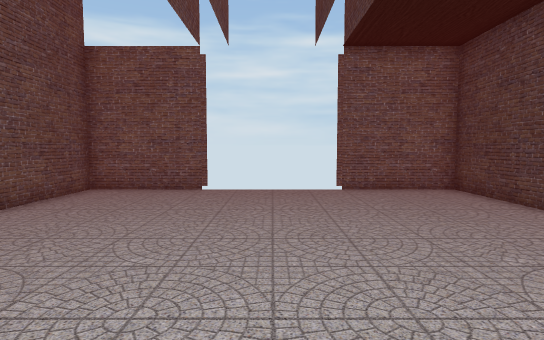
view 1 (above)

22 first-person views from a walk through a Unity game level. The camera is 1.5 m above the floor, tilts 4° down and sees 80° across. The floor is counted in squares, 1 m on a side. Each view is taken from the middle of a square. On the plan, view 1 faces up. The plan holds only what a view shows up to about 15 squares ahead; the rest is blank. The place goes on beyond the plan. The player character is not drawn. Some animated figures are not drawn.

view 2
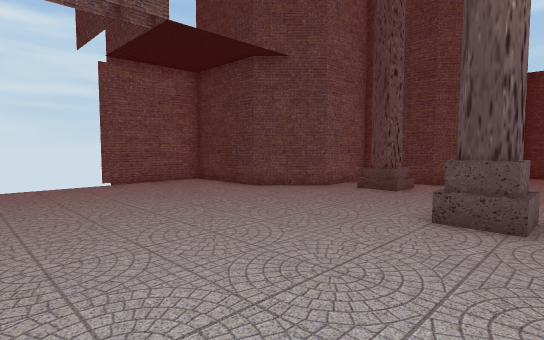

view 3
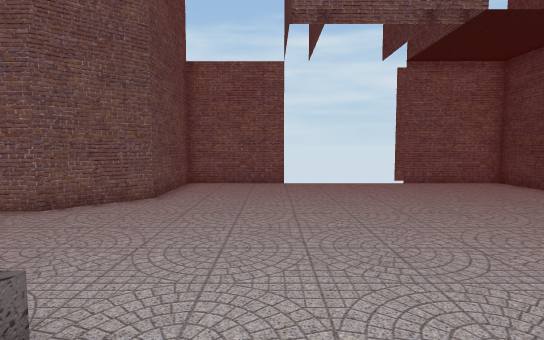

view 4
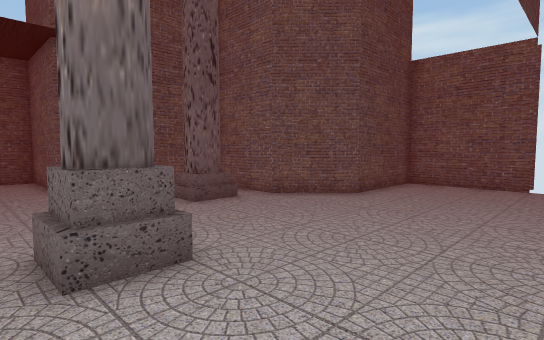

view 5
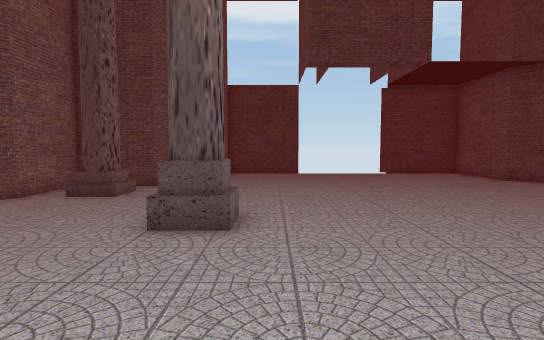

view 6
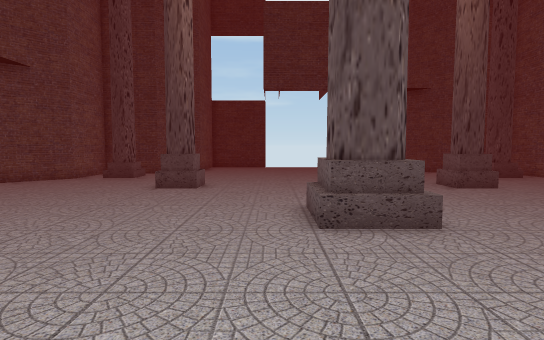

view 7
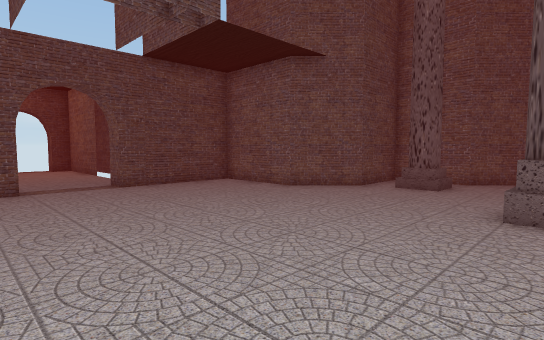

view 8
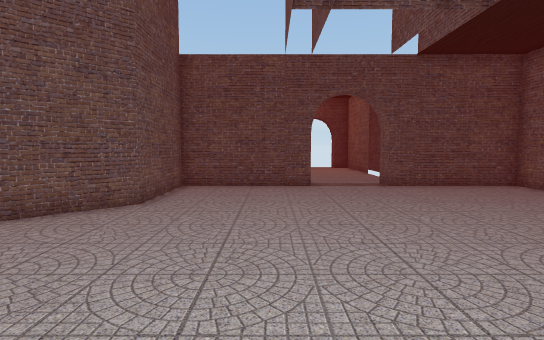

view 9
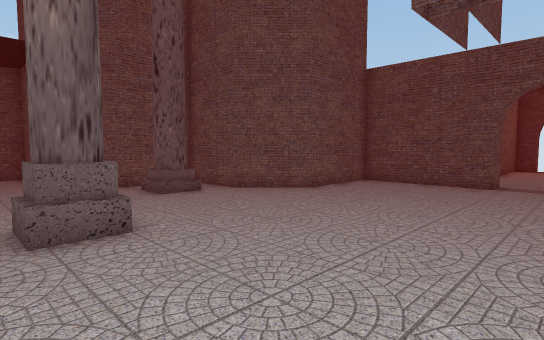

view 10
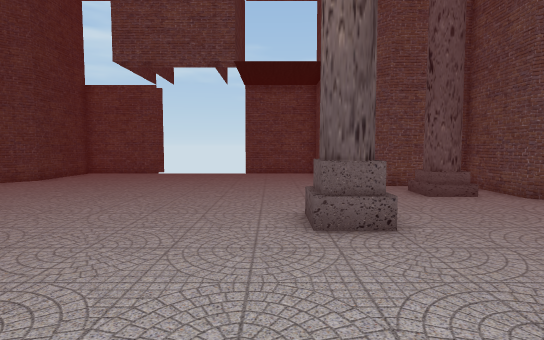

view 11
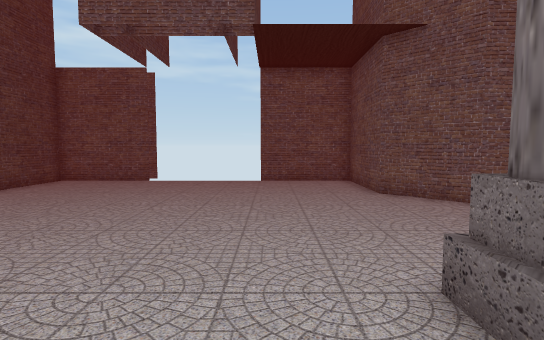

view 12
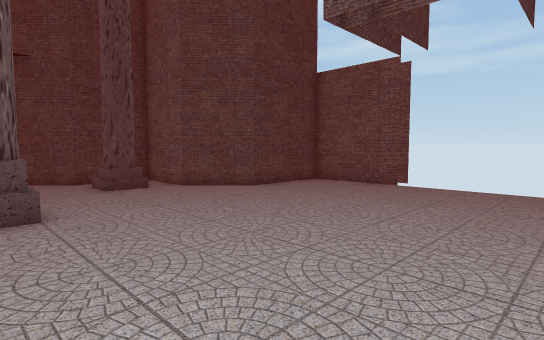

view 13
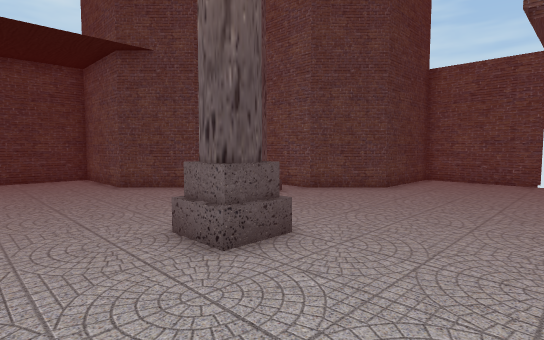

view 14
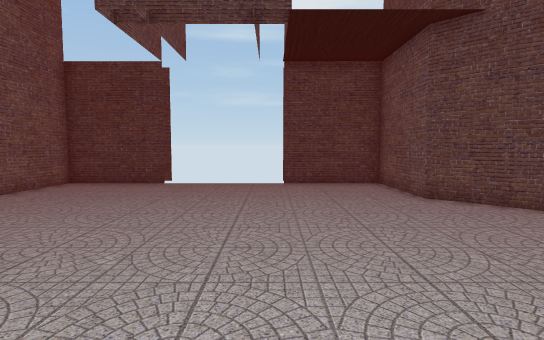

view 15
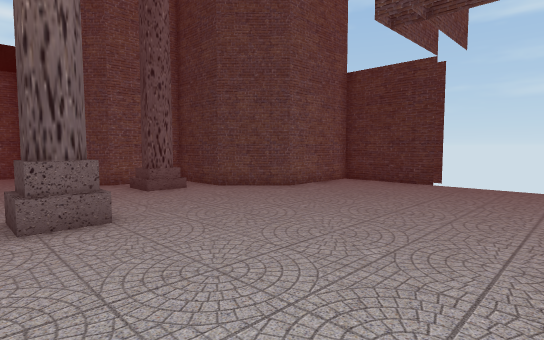

view 16
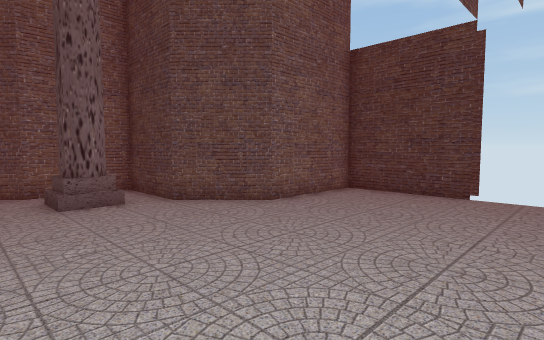

view 17
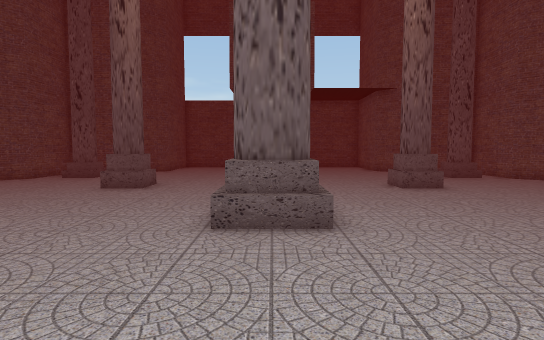

view 18
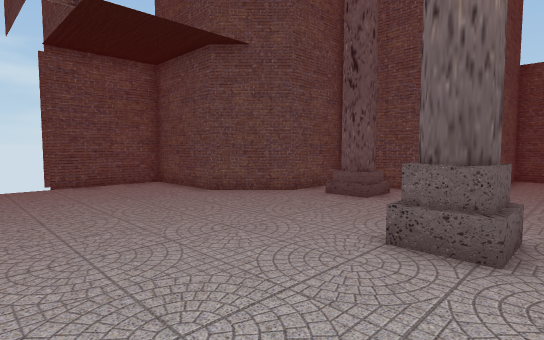

view 19
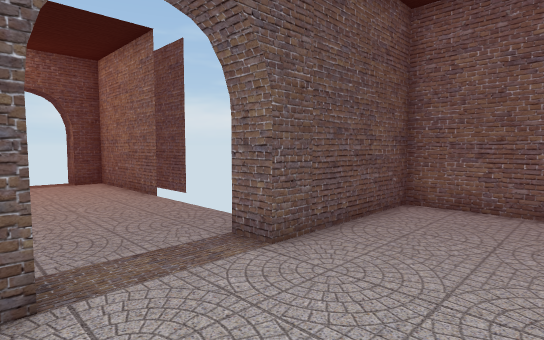

view 20
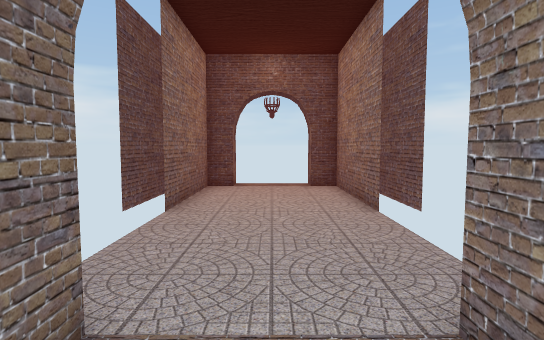

view 21
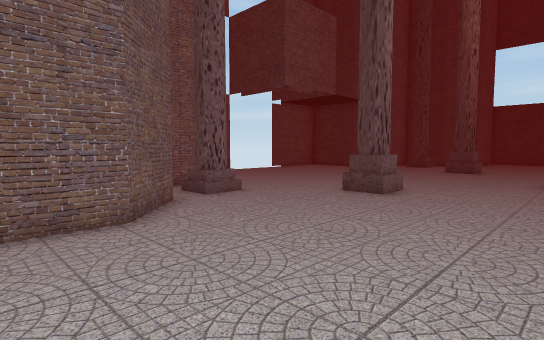

view 22
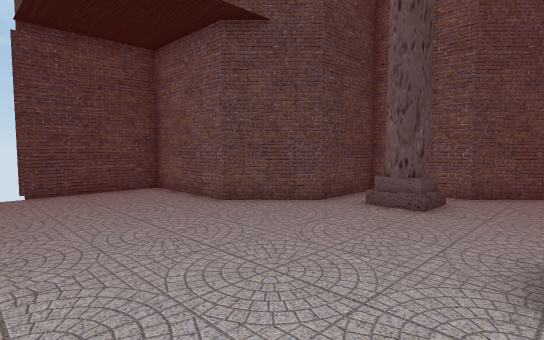

### Floor plan
Key: @ floor where view 1 was taken; # wall or solid block; . floor.
Columns run from 30 left of view 1 to 18 right of it. Each row starts with its distance up from view 1.
 12                        #####     #####
 11                        #.............#
 10                        #.............#
  9                        #.............#
  8                        #.............#
  7                       ##.............##
  6                   #####...............#####
  5                   #.......................#
  4                   #.##.................# .#
  3                   #.##.................##.#
  2                  ##.......................##
  1             ######.........................######
  0             #...........##....@....# ...........#
 -1             #...........##.........##...........#
 -2             #...................................#
 -3  ######     #...................................#
 -4 ##..........#...................................
 -5  ............................###................
 -6  ............................###................
 -7  ............................###................
 -8  #..........#...................................
 -9  ######     #...................................#
-10             #...................................#
-11             #...........##.........##...........#
-12             #........... #.........##...........#
-13             ######.........................######
-14                  ##.......................##
-15                   #.##.................##.#
-16                   #. #.................# .#
-17                   #.......................#
-18                   #####...............#####
-19                       ##.............##
-20                        #.............#
-21                        #.............#
-22                        #.............#
-23                        #.............#
-24                        #####     #####

Positions as (right, up) in squares from view 1, and headings:
1: (0, 0), facing up
2: (-2, -2), facing up-right
3: (-3, -2), facing up
4: (-1, -2), facing up-left
5: (-1, -2), facing right
6: (-7, -4), facing right
7: (-5, -9), facing up-left
8: (-5, -9), facing left
9: (-4, -5), facing down-left
10: (-4, -5), facing down
11: (-3, -9), facing down
12: (-3, -11), facing down-right
13: (1, -8), facing down-right
14: (4, -8), facing right
15: (4, -8), facing up-right
16: (7, -6), facing up-right
17: (7, -6), facing left
18: (0, -10), facing down-left
19: (-14, -8), facing up-left
20: (-16, -6), facing left
21: (-16, -6), facing up-right
22: (6, -7), facing down-right
